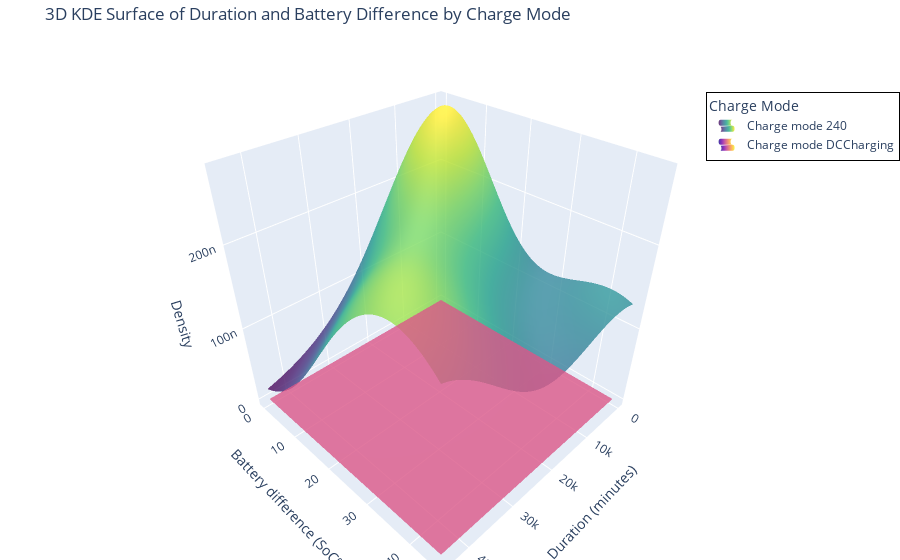

This figure's notebook cell:
### Code cell
modes = charge_data['charge_mode'].dropna().unique()
colors = ['Viridis', 'Plasma', 'Cividis', 'Inferno', 'Magma', 'Turbo']

fig = go.Figure()


x = charge_data['duration'].dropna().values
y = charge_data['diff_battery'].dropna().values
xgrid = np.linspace(x.min(), x.max(), 100)
ygrid = np.linspace(y.min(), y.max(), 100)
X, Y = np.meshgrid(xgrid, ygrid)
positions = np.vstack([X.ravel(), Y.ravel()])

for i, mode in enumerate(modes):
    subset = charge_data[charge_data['charge_mode'] == mode]
    xy_subset = np.vstack([subset['duration'].values, subset['diff_battery'].values])
    
    if xy_subset.shape[1] < 2:
        continue
    
    kde = gaussian_kde(xy_subset)
    Z = np.reshape(kde(positions).T, X.shape)
    
    fig.add_trace(go.Surface(
        x=X,
        y=Y,
        z=Z,
        colorscale=colors[i % len(colors)],
        name=f'Charge mode {mode}',
        showscale=False,
        opacity=0.8,
        showlegend=True  
    ))

fig.update_layout(
    title='3D KDE Surface of Duration and Battery Difference by Charge Mode',
    scene=dict(
        xaxis_title='Duration (minutes)',
        yaxis_title='Battery difference (SoC%)',
        zaxis_title='Density'
    ),
    legend=dict(
        title="Charge Mode",
        itemsizing='constant',
        bgcolor='rgba(255,255,255,0.8)',
        bordercolor='black',
        borderwidth=1,
        x=0.8,
        y=0.9
    ),
    margin=dict(l=0, r=0, b=0, t=40)
)

fig.show()

### Figure 1 — Plotly figure (JSON) as saved in the notebook; plotly's stock layout.template omitted (floating-point values rounded to 4 significant figures; data arrays with more than 128 entries replaced by an {"elided": "..."} marker saying what was removed)
{"data": [{"colorscale": [[0, "#440154"], [0.1111, "#482878"], [0.2222, "#3e4989"], [0.3333, "#31688e"], [0.4444, "#26828e"], [0.5556, "#1f9e89"], [0.6667, "#35b779"], [0.7778, "#6ece58"], [0.8889, "#b5de2b"], [1, "#fde725"]], "name": "Charge mode 240", "opacity": 0.8, "showlegend": true, "showscale": false, "type": "surface", "x": {"elided": "100x100 float values"}, "y": {"elided": "100x100 float values"}, "z": {"elided": "100x100 float values"}}, {"colorscale": [[0, "#0d0887"], [0.1111, "#46039f"], [0.2222, "#7201a8"], [0.3333, "#9c179e"], [0.4444, "#bd3786"], [0.5556, "#d8576b"], [0.6667, "#ed7953"], [0.7778, "#fb9f3a"], [0.8889, "#fdca26"], [1, "#f0f921"]], "name": "Charge mode DCCharging", "opacity": 0.8, "showlegend": true, "showscale": false, "type": "surface", "x": {"elided": "100x100 float values"}, "y": {"elided": "100x100 float values"}, "z": {"elided": "100x100 float values"}}], "layout": {"legend": {"bgcolor": "rgba(255,255,255,0.8)", "bordercolor": "black", "borderwidth": 1, "itemsizing": "constant", "title": {"text": "Charge Mode"}, "x": 0.8, "y": 0.9}, "margin": {"b": 0, "l": 0, "r": 0, "t": 40}, "scene": {"xaxis": {"title": {"text": "Duration (minutes)"}}, "yaxis": {"title": {"text": "Battery difference (SoC%)"}}, "zaxis": {"title": {"text": "Density"}}}, "title": {"text": "3D KDE Surface of Duration and Battery Difference by Charge Mode"}}}
